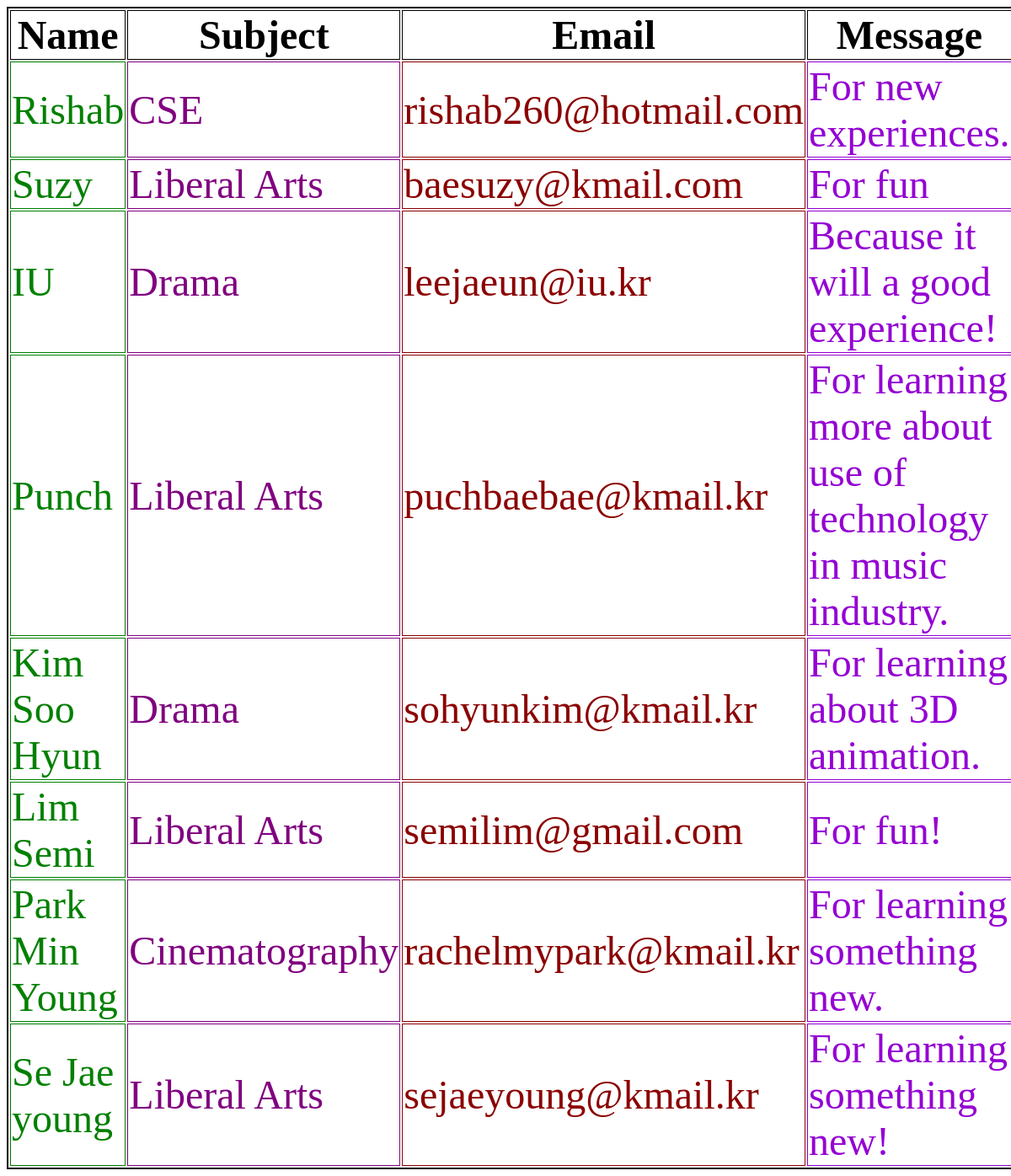
/details, run on the app's committed database.
### RegApp/models.py (models this page shows)
class StudentModel(models.Model):
    name = models.CharField(max_length=30)
    subject = models.CharField(max_length=20)
    email = models.CharField(max_length=45)
    message = models.TextField()

### RegApp/views.py (the view)
# urls.py: path('details',views.display, name='display'),
def display(request):
    data = StudentModel.objects.all()
    datadict = {'data':data}
    return render(request,"details.html",datadict)

### templates/details.html (shortened to what this page needs)
<!DOCTYPE html>
{% load static %}
<html lang="en">
<head>
    <link href="{% static 'details/style.css' %}" rel="stylesheet">
</head>
<body>
{% if data %}
    <table style="border: black 2px solid; ">
    <thead >
    <th style="border: solid 1px;" >Name</th> <th style="border: solid 1px;">Subject</th>
    <th style="border: solid 1px;">Email </th> <th style="border: solid 1px;">Message</th>
     </thead>
    {% for record in data %}
    <tr>
    <td id="name" style="border: solid 1px;">{{ record.name }}</td>
    <td id="subject" style="border: solid 1px;">{{ record.subject }}</td>
    <td id="email" style="border: solid 1px;" >{{ record.email }}</td>
    <td id="message" style="border: solid 1px;">{{ record.message }}</td>
    </tr>
    {%  endfor %}
    </table>
{% endif %}
</body>
</html>

### static/details/style.css (style rules this page uses)
* { font-family: "Comic Sans MS"; font-size: xxx-large; }
thead { font-weight: bold; }
#name { color: green; }
#subject { color: purple; }
#email { color: darkred; }
#message { color: darkviolet; }

### data on the page
StudentModel: name "Rishab", subject "CSE", email "rishab260@hotmail.com", message "For new experiences."
StudentModel: name "Suzy", subject "Liberal Arts", email "baesuzy@kmail.com", message "For fun"
StudentModel: name "IU", subject "Drama", email "leejaeun@iu.kr", message "Because it will a good experience!"
StudentModel: name "Punch", subject "Liberal Arts", email "puchbaebae@kmail.kr", message "For learning more about use of technology in music industry."
StudentModel: name "Kim Soo Hyun", subject "Drama", email "sohyunkim@kmail.kr", message "For learning about 3D animation."
StudentModel: name "Lim Semi", subject "Liberal Arts", email "semilim@gmail.com", message "For fun!"
StudentModel: name "Park Min Young", subject "Cinematography", email "rachelmypark@kmail.kr", message "For learning something new."
StudentModel: name "Se Jae young", subject "Liberal Arts", email "sejaeyoung@kmail.kr", message "For learning something new!"
